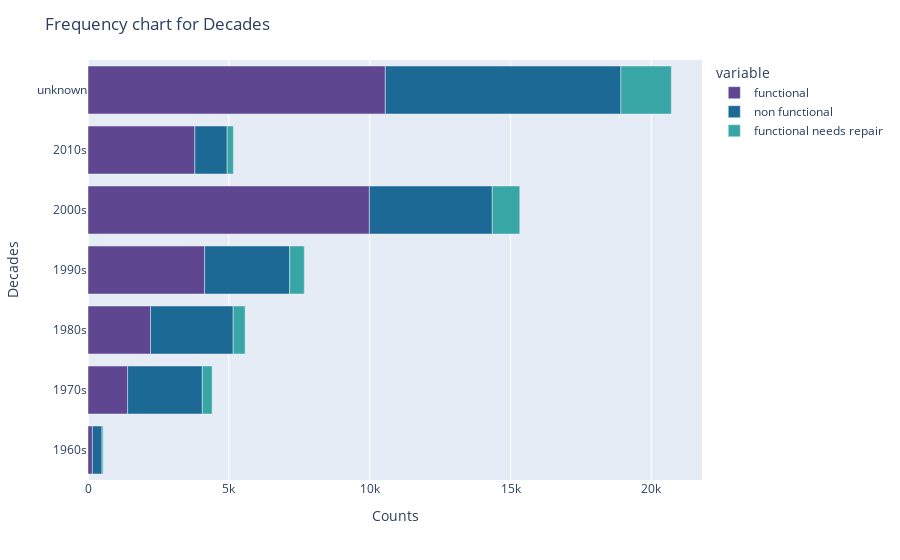

Notebook code for this chart:
### Code cell
# df_basin = df_train[['basin']].join(pd.get_dummies(df_train['status_group'])).groupby(
#     'basin')[df_train['status_group'].unique()].apply(sum)
# df_basin.plot(kind="bar", stacked=True,color = ['green', 'red', '#44a5c2'],edgecolor = "black",alpha = 0.6,linewidth = 2)
# plt.ylabel('Frequency')
# plt.show()
fig=px.bar(df_year,orientation='h',color_discrete_sequence=plotly.colors.qualitative.Prism,)
fig.update_layout(title = "Frequency chart for Decades",
     xaxis_title = 'Counts', yaxis_title = 'Decades')
fig.show()

### Figure 1 — Plotly figure (JSON) as saved in the notebook; plotly's stock layout.template omitted (floating-point values rounded to 4 significant figures)
{"data": [{"alignmentgroup": "True", "hovertemplate": "variable=functional<br>value=%{x}<br>construction_year=%{y}<extra></extra>", "legendgroup": "functional", "marker": {"color": "rgb(95, 70, 144)", "pattern": {"shape": ""}}, "name": "functional", "offsetgroup": "functional", "orientation": "h", "showlegend": true, "textposition": "auto", "type": "bar", "x": [156, 1406, 2220, 4139, 9989, 3794, 10555], "xaxis": "x", "y": ["1960s", "1970s", "1980s", "1990s", "2000s", "2010s", "unknown"], "yaxis": "y"}, {"alignmentgroup": "True", "hovertemplate": "variable=non functional<br>value=%{x}<br>construction_year=%{y}<extra></extra>", "legendgroup": "non functional", "marker": {"color": "rgb(29, 105, 150)", "pattern": {"shape": ""}}, "name": "non functional", "offsetgroup": "non functional", "orientation": "h", "showlegend": true, "textposition": "auto", "type": "bar", "x": [340, 2652, 2935, 3021, 4364, 1147, 8365], "xaxis": "x", "y": ["1960s", "1970s", "1980s", "1990s", "2000s", "2010s", "unknown"], "yaxis": "y"}, {"alignmentgroup": "True", "hovertemplate": "variable=functional needs repair<br>value=%{x}<br>construction_year=%{y}<extra></extra>", "legendgroup": "functional needs repair", "marker": {"color": "rgb(56, 166, 165)", "pattern": {"shape": ""}}, "name": "functional needs repair", "offsetgroup": "functional needs repair", "orientation": "h", "showlegend": true, "textposition": "auto", "type": "bar", "x": [42, 348, 423, 518, 977, 220, 1789], "xaxis": "x", "y": ["1960s", "1970s", "1980s", "1990s", "2000s", "2010s", "unknown"], "yaxis": "y"}], "layout": {"barmode": "relative", "legend": {"title": {"text": "variable"}, "tracegroupgap": 0}, "margin": {"t": 60}, "title": {"text": "Frequency chart for Decades"}, "xaxis": {"anchor": "y", "domain": [0, 1], "title": {"text": "Counts"}}, "yaxis": {"anchor": "x", "domain": [0, 1], "title": {"text": "Decades"}}}}
